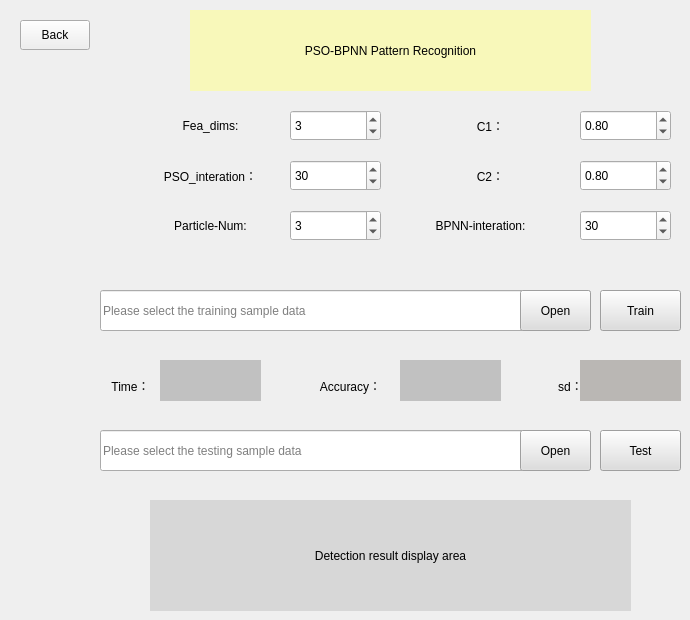
   <widget class="QWidget" name="page_2">
    <widget class="QPushButton" name="pushButton_17">
     <property name="geometry">
      <rect>
       <x>20</x>
       <y>20</y>
       <width>70</width>
       <height>30</height>
      </rect>
     </property>
     <property name="styleSheet">
      <string notr="true">font: 10pt &quot;Times New Roman&quot;;</string>
     </property>
     <property name="text">
      <string>Back</string>
     </property>
    </widget>
    <widget class="QLabel" name="label_41">
     <property name="geometry">
      <rect>
       <x>190</x>
       <y>10</y>
       <width>401</width>
       <height>81</height>
      </rect>
     </property>
     <property name="styleSheet">
      <string notr="true">font: 12pt &quot;Times New Roman&quot;;
background-color: rgb(248, 248, 186);</string>
     </property>
     <property name="text">
      <string>PSO-BPNN Pattern Recognition</string>
     </property>
     <property name="alignment">
      <set>Qt::AlignCenter</set>
     </property>
    </widget>
    <widget class="QLabel" name="label_42">
     <property name="geometry">
      <rect>
       <x>120</x>
       <y>100</y>
       <width>181</width>
       <height>51</height>
      </rect>
     </property>
     <property name="styleSheet">
      <string notr="true">font: 75 12pt &quot;Times New Roman&quot;;</string>
     </property>
     <property name="text">
      <string>Fea_dims:</string>
     </property>
     <property name="alignment">
      <set>Qt::AlignCenter</set>
     </property>
    </widget>
    <widget class="QLabel" name="label_45">
     <property name="geometry">
      <rect>
       <x>120</x>
       <y>200</y>
       <width>181</width>
       <height>51</height>
      </rect>
     </property>
     <property name="styleSheet">
      <string notr="true">font: 75 12pt &quot;Times New Roman&quot;;</string>
     </property>
     <property name="text">
      <string>Particle-Num:</string>
     </property>
     <property name="alignment">
      <set>Qt::AlignCenter</set>
     </property>
    </widget>
    <widget class="QSpinBox" name="pso_fea">
     <property name="geometry">
      <rect>
       <x>290</x>
       <y>110</y>
       <width>91</width>
       <height>31</height>
      </rect>
     </property>
     <property name="styleSheet">
      <string notr="true">font: 11pt &quot;Times New Roman&quot;;</string>
     </property>
     <property name="minimum">
      <number>1</number>
     </property>
     <property name="value">
      <number>3</number>
     </property>
    </widget>
    <widget class="QLabel" name="label_47">
     <property name="geometry">
      <rect>
       <x>120</x>
       <y>150</y>
       <width>181</width>
       <height>51</height>
      </rect>
     </property>
     <property name="styleSheet">
      <string notr="true">font: 75 12pt &quot;Times New Roman&quot;;</string>
     </property>
     <property name="text">
      <string>PSO_interation：</string>
     </property>
     <property name="alignment">
      <set>Qt::AlignCenter</set>
     </property>
    </widget>
    <widget class="QSpinBox" name="pso_interation">
     <property name="geometry">
      <rect>
       <x>290</x>
       <y>160</y>
       <width>91</width>
       <height>31</height>
      </rect>
     </property>
     <property name="styleSheet">
      <string notr="true">font: 11pt &quot;Times New Roman&quot;;</string>
     </property>
     <property name="minimum">
      <number>2</number>
     </property>
     <property name="maximum">
      <number>1000</number>
     </property>
     <property name="value">
      <number>30</number>
     </property>
    </widget>
    <widget class="QSpinBox" name="pso_num">
     <property name="geometry">
      <rect>
       <x>290</x>
       <y>210</y>
       <width>91</width>
       <height>31</height>
      </rect>
     </property>
     <property name="styleSheet">
      <string notr="true">font: 11pt &quot;Times New Roman&quot;;</string>
     </property>
     <property name="minimum">
      <number>2</number>
     </property>
     <property name="maximum">
      <number>1000</number>
     </property>
     <property name="value">
      <number>3</number>
     </property>
    </widget>
    <widget class="QLabel" name="label_48">
     <property name="geometry">
      <rect>
       <x>400</x>
       <y>150</y>
       <width>181</width>
       <height>51</height>
      </rect>
     </property>
     <property name="styleSheet">
      <string notr="true">font: 75 12pt &quot;Times New Roman&quot;;</string>
     </property>
     <property name="text">
      <string>C2：</string>
     </property>
     <property name="alignment">
      <set>Qt::AlignCenter</set>
     </property>
    </widget>
    <widget class="QLabel" name="label_49">
     <property name="geometry">
      <rect>
       <x>400</x>
       <y>100</y>
       <width>181</width>
       <height>51</height>
      </rect>
     </property>
     <property name="styleSheet">
      <string notr="true">font: 75 12pt &quot;Times New Roman&quot;;</string>
     </property>
     <property name="text">
      <string>C1：</string>
     </property>
     <property name="alignment">
      <set>Qt::AlignCenter</set>
     </property>
    </widget>
    <widget class="QDoubleSpinBox" name="pso_lr1">
     <property name="geometry">
      <rect>
       <x>580</x>
       <y>110</y>
       <width>91</width>
       <height>31</height>
      </rect>
     </property>
     <property name="styleSheet">
      <string notr="true">font: 11pt &quot;Times New Roman&quot;;</string>
     </property>
     <property name="maximum">
      <double>10.000000000000000</double>
     </property>
     <property name="value">
      <double>0.800000000000000</double>
     </property>
    </widget>
    <widget class="QDoubleSpinBox" name="pso_lr2">
     <property name="geometry">
      <rect>
       <x>580</x>
       <y>160</y>
       <width>91</width>
       <height>31</height>
      </rect>
     </property>
     <property name="styleSheet">
      <string notr="true">font: 11pt &quot;Times New Roman&quot;;</string>
     </property>
     <property name="maximum">
      <double>10.000000000000000</double>
     </property>
     <property name="value">
      <double>0.800000000000000</double>
     </property>
    </widget>
    <widget class="QLabel" name="pso_test_res">
     <property name="geometry">
      <rect>
       <x>150</x>
       <y>500</y>
       <width>481</width>
       <height>111</height>
      </rect>
     </property>
     <property name="styleSheet">
      <string notr="true">font: 11pt &quot;Times New Roman&quot;;
background-color: rgb(215, 215, 215);</string>
     </property>
     <property name="text">
      <string>Detection result display area</string>
     </property>
     <property name="alignment">
      <set>Qt::AlignCenter</set>
     </property>
    </widget>
    <widget class="QLineEdit" name="pso_trainfile_path">
     <property name="geometry">
      <rect>
       <x>100</x>
       <y>290</y>
       <width>491</width>
       <height>41</height>
      </rect>
     </property>
     <property name="styleSheet">
      <string notr="true">font: 12pt &quot;Times New Roman&quot;;</string>
     </property>
     <property name="placeholderText">
      <string>Please select the training sample data</string>
     </property>
    </widget>
    <widget class="QLineEdit" name="pso_testfile_path">
     <property name="geometry">
      <rect>
       <x>100</x>
       <y>430</y>
       <width>491</width>
       <height>41</height>
      </rect>
     </property>
     <property name="styleSheet">
      <string notr="true">font: 12pt &quot;Times New Roman&quot;;</string>
     </property>
     <property name="placeholderText">
      <string>Please select the testing sample data</string>
     </property>
    </widget>
    <widget class="QLabel" name="label_50">
     <property name="geometry">
      <rect>
       <x>290</x>
       <y>370</y>
       <width>121</width>
       <height>31</height>
      </rect>
     </property>
     <property name="styleSheet">
      <string notr="true">font: 75 12pt &quot;Times New Roman&quot;;</string>
     </property>
     <property name="text">
      <string>Accuracy：</string>
     </property>
     <property name="alignment">
      <set>Qt::AlignCenter</set>
     </property>
    </widget>
    <widget class="QLabel" name="pso_train_res">
     <property name="geometry">
      <rect>
       <x>400</x>
       <y>360</y>
       <width>101</width>
       <height>41</height>
      </rect>
     </property>
     <property name="styleSheet">
      <string notr="true">font: 12pt &quot;Times New Roman&quot;;
background-color: rgb(193, 193, 193);</string>
     </property>
     <property name="text">
      <string/>
     </property>
     <property name="alignment">
      <set>Qt::AlignCenter</set>
     </property>
    </widget>
    <widget class="QPushButton" name="pushButton_53">
     <property name="geometry">
      <rect>
       <x>520</x>
       <y>430</y>
       <width>71</width>
       <height>41</height>
      </rect>
     </property>
     <property name="styleSheet">
      <string notr="true">background-color: rgb(222, 222, 222);
font: 11pt &quot;Times New Roman&quot;;</string>
     </property>
     <property name="text">
      <string>Open</string>
     </property>
    </widget>
    <widget class="QPushButton" name="pushButton_54">
     <property name="geometry">
      <rect>
       <x>600</x>
       <y>430</y>
       <width>81</width>
       <height>41</height>
      </rect>
     </property>
     <property name="styleSheet">
      <string notr="true">background-color: rgb(222, 222, 222);
font: 11pt &quot;Times New Roman&quot;;</string>
     </property>
     <property name="text">
      <string>Test</string>
     </property>
    </widget>
    <widget class="QPushButton" name="pushButton_55">
     <property name="geometry">
      <rect>
       <x>520</x>
       <y>290</y>
       <width>71</width>
       <height>41</height>
      </rect>
     </property>
     <property name="styleSheet">
      <string notr="true">background-color: rgb(222, 222, 222);
font: 11pt &quot;Times New Roman&quot;;</string>
     </property>
     <property name="text">
      <string>Open</string>
     </property>
    </widget>
    <widget class="QPushButton" name="pushButton_56">
     <property name="geometry">
      <rect>
       <x>600</x>
       <y>290</y>
       <width>81</width>
       <height>41</height>
      </rect>
     </property>
     <property name="styleSheet">
      <string notr="true">background-color: rgb(222, 222, 222);
font: 11pt &quot;Times New Roman&quot;;</string>
     </property>
     <property name="text">
      <string>Train</string>
     </property>
    </widget>
    <widget class="QLabel" name="label_8">
     <property name="geometry">
      <rect>
       <x>390</x>
       <y>210</y>
       <width>181</width>
       <height>31</height>
      </rect>
     </property>
     <property name="styleSheet">
      <string notr="true">font: 75 12pt &quot;Times New Roman&quot;;</string>
     </property>
     <property name="text">
      <string>BPNN-interation:</string>
     </property>
     <property name="alignment">
      <set>Qt::AlignCenter</set>
     </property>
    </widget>
    <widget class="QSpinBox" name="pso_bpnn_interation">
     <property name="geometry">
      <rect>
       <x>580</x>
       <y>210</y>
       <width>91</width>
       <height>31</height>
      </rect>
     </property>
     <property name="styleSheet">
      <string notr="true">font: 11pt &quot;Times New Roman&quot;;</string>
     </property>
     <property name="minimum">
      <number>2</number>
     </property>
     <property name="maximum">
      <number>1000</number>
     </property>
     <property name="value">
      <number>30</number>
     </property>
    </widget>
    <widget class="QLabel" name="pso_train_time">
     <property name="geometry">
      <rect>
       <x>160</x>
       <y>360</y>
       <width>101</width>
       <height>41</height>
      </rect>
     </property>
     <property name="styleSheet">
      <string notr="true">font: 12pt &quot;Times New Roman&quot;;
background-color: rgb(193, 193, 193);</string>
     </property>
     <property name="text">
      <string/>
     </property>
     <property name="alignment">
      <set>Qt::AlignCenter</set>
     </property>
    </widget>
    <widget class="QLabel" name="label_73">
     <property name="geometry">
      <rect>
       <x>90</x>
       <y>370</y>
       <width>81</width>
       <height>31</height>
      </rect>
     </property>
     <property name="styleSheet">
      <string notr="true">font: 75 12pt &quot;Times New Roman&quot;;</string>
     </property>
     <property name="text">
      <string>Time：</string>
     </property>
     <property name="alignment">
      <set>Qt::AlignCenter</set>
     </property>
    </widget>
    <widget class="QLabel" name="label_81">
     <property name="geometry">
      <rect>
       <x>510</x>
       <y>370</y>
       <width>121</width>
       <height>31</height>
      </rect>
     </property>
     <property name="styleSheet">
      <string notr="true">font: 75 12pt &quot;Times New Roman&quot;;</string>
     </property>
     <property name="text">
      <string>sd：</string>
     </property>
     <property name="alignment">
      <set>Qt::AlignCenter</set>
     </property>
    </widget>
    <widget class="QLabel" name="pso_train_sd">
     <property name="geometry">
      <rect>
       <x>580</x>
       <y>360</y>
       <width>101</width>
       <height>41</height>
      </rect>
     </property>
     <property name="styleSheet">
      <string notr="true">background-color: rgb(186, 183, 180);
font: 12pt &quot;Times New Roman&quot;;</string>
     </property>
     <property name="text">
      <string/>
     </property>
     <property name="alignment">
      <set>Qt::AlignCenter</set>
     </property>
    </widget>
   </widget>
